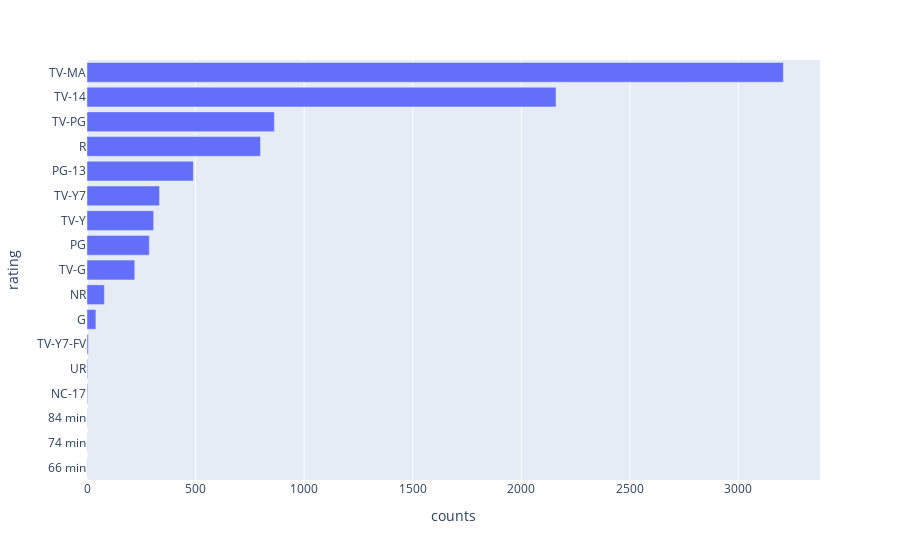

Notebook code cell kept with this figure:
### Code cell
z = dff.groupby(['rating']).size().reset_index(name='counts')
dados_ordenados = z.sort_values(by='counts', ascending=True)
barras = px.bar(dados_ordenados, x='counts', y='rating')
barras.show()

### Figure 1 — Plotly figure (JSON) as saved in the notebook; plotly's stock layout.template omitted (floating-point values rounded to 4 significant figures)
{"data": [{"alignmentgroup": "True", "hovertemplate": "counts=%{x}<br>rating=%{y}<extra></extra>", "legendgroup": "", "marker": {"color": "#636efa", "pattern": {"shape": ""}}, "name": "", "offsetgroup": "", "orientation": "h", "showlegend": false, "textposition": "auto", "type": "bar", "x": [1, 1, 1, 3, 3, 6, 41, 80, 220, 287, 307, 334, 490, 799, 863, 2160, 3207], "xaxis": "x", "y": ["66 min", "74 min", "84 min", "NC-17", "UR", "TV-Y7-FV", "G", "NR", "TV-G", "PG", "TV-Y", "TV-Y7", "PG-13", "R", "TV-PG", "TV-14", "TV-MA"], "yaxis": "y"}], "layout": {"autosize": true, "barmode": "relative", "legend": {"tracegroupgap": 0}, "margin": {"t": 60}, "xaxis": {"anchor": "y", "autorange": true, "domain": [0, 1], "range": [0, 3376.0], "title": {"text": "counts"}, "type": "linear"}, "yaxis": {"anchor": "x", "autorange": true, "domain": [0, 1], "range": [-0.5, 16.5], "title": {"text": "rating"}, "type": "category"}}}
